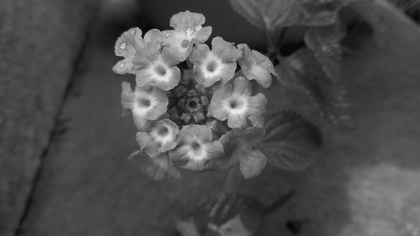
%> input picture dataset/flower11.jpeg (made grey), 420 x 236 px, shrunk from 1280 x 720 before the run, given in place of a1.jpg.jpg, which was not available
$ octave imagenhancement.m   (GNU Octave 9; MATLAB toolbox functions it lacks are replaced by stand-ins)
%> lines starting %> are read from the running program, lines starting %| are printed output that depends on the picture; in (x1, y1, x2, y2) boxes, pixels count from 0 and x2, y2 are one past the last pixel; in counts of white or black regions, pixels touching at a corner belong together; the program's own positions count from 1; pictures that were not available may be replaced by others from this repository, and a replacement may not be noted
%%load a image
I = imread("a1.jpg.jpg");
%> I is the input picture: size 236x420 uint8; min 3, max 237, mean 77.1
%%convert rgb image into grey level image
img =rgb2gray(I);
%%display image
figure(1);
subplot(2,2,1);imshow(I);title('original color image');
%%display histogram of the image
subplot(2,2,2);imhist(I);title('Histogram of color image');
subplot(2,2,3);imshow(img);title('grey level image');
subplot(2,2,4);imhist(img);title('Histogram of grey level image');
%%spitial domain enhancement - brightness adjust operations
R = imadjust(img);
figure(2);
subplot(2,2,1);imshow(img);
title('grey level image ');
subplot(2,2,2);imhist(img);
title('histogram of grey level image');
subplot(2,2,3);imshow(R);
title('grey image after brightness adjusted');
subplot(2,2,4);imhist(R);
title('histogram after brightness adjusted');
R = img+60;
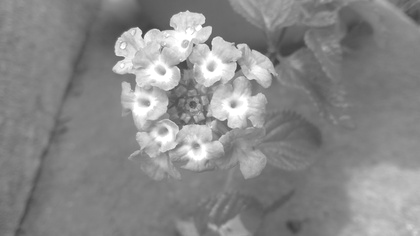
%> R: size 236x420 uint8; min 63, max 255, mean 136.9
figure(3);
subplot(2,2,1);imshow(img);
title('grey level image ');
subplot(2,2,2);imhist(img);
title('histogram of grey level image');
subplot(2,2,3);imshow(R);
title('grey image after brightness adjusted');
subplot(2,2,4);imhist(R);
title('histogram after brightness adjusted');
R = img-60;
figure(4);
subplot(2,2,1);imshow(img);
title('grey level image ');
subplot(2,2,2);imhist(img);
title('histogram of grey level image');
subplot(2,2,3);imshow(R);
title('grey image after brightness adjusted');
subplot(2,2,4);imhist(R);
title('histogram after brightness adjusted');
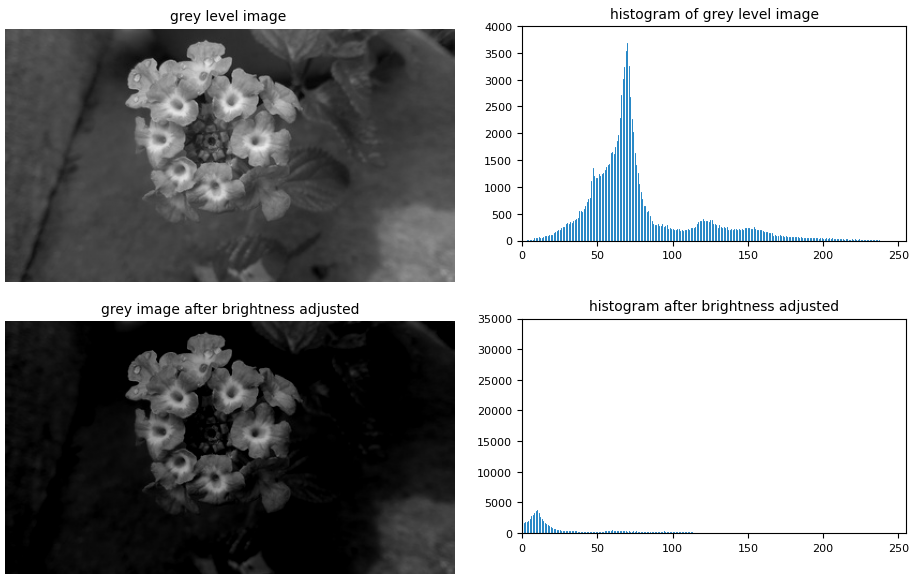
%> figure redrawn from the program's plot data, 4 panels
%%image negative
figure(5);
t = 255-img;
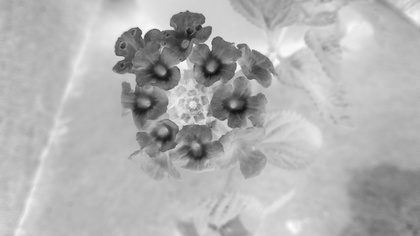
%> t: size 236x420 uint8; min 18, max 252, mean 177.9
subplot(1,2,1),imshow(img),title('grey image');
subplot(1,2,2),imshow(t),title('image negative');
%%Histogram euqlization
figure(6);
P = histeq(img);
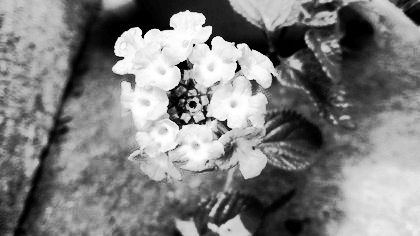
%> P: size 236x420 uint8; min 0, max 255, mean 127.5
subplot(2,2,1),imshow(img),title('grey image');
subplot(2,2,2),imshow(P),title('After histogram equlization');
subplot(2,2,3),imhist(img),title('grey image histogram');
subplot(2,2,4),imhist(P),title('After histogram equalization');
%%point processing technique
figure(7);
gamma = 1.1;
d = double(img).^gamma;
subplot(2,2,1),imshow(img),title('grey image');
subplot(2,2,2),imshow(uint8(d)),title('powerlaw transformation');
subplot(2,2,3),imhist(img),title('grey image histogram');
subplot(2,2,4),imhist(uint8(d)),title('After powerlaw transform');
%> after `title('After powerlaw transform')`:
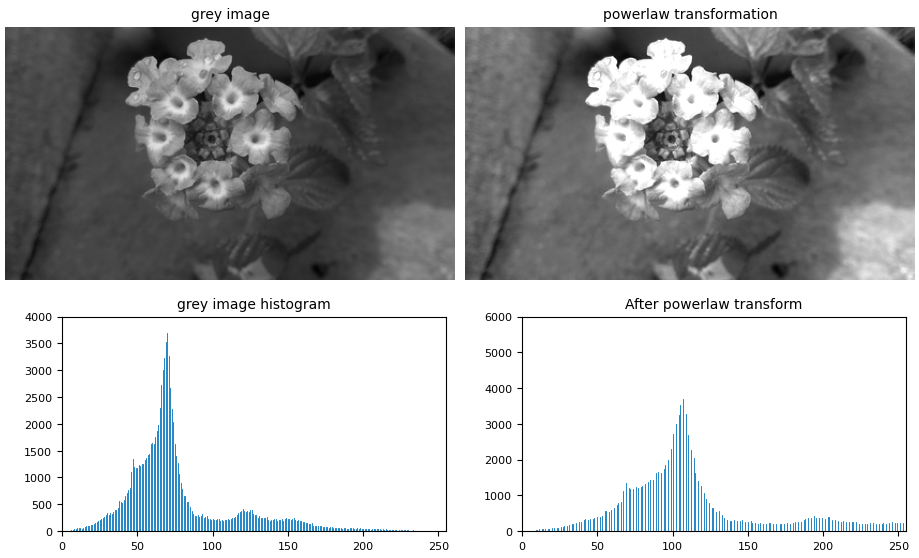
%> figure redrawn from the program's plot data, 4 panels
%%threshold
figure(8);
img =img(:,:,1);
[x,y]=size(img);
%> x = 236; y = 420
e1=input('enter upper threshold parameter');
%> the answer given: 100
for i=1:x
 for j=1:y
 if img(i,j)<e1
 b(i,j)=0;
 else
 b(i,j)=255;
 end
 end
end
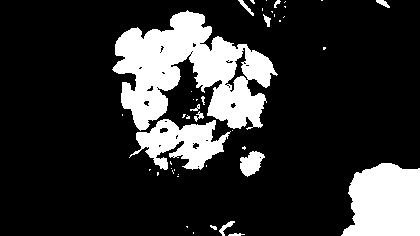
%> b: size 236x420 double; 19% white; 44 white regions (30 under 20 px), largest, box (x1, y1, x2, y2) and area: (112, 10, 278, 131) 10459, (341, 163, 420, 236) 4730, (129, 119, 231, 170) 2710
for i=1:x
 for j=1:y
 c(i,j)=img(i,j) & b(i,j);
 end
end
subplot(2,2,1),imshow(img),title('grey image');
subplot(2,2,2),imshow(b),title('threshold image');
subplot(2,2,3),imshow(c),title('superimposed image');
%%converting grey level image into binary image
figure(9);
level =0.5;
Ithresh = im2bw(img,level);
%> Ithresh: size 236x420 logical; 11.2% white; 38 white regions (28 under 20 px), largest, box (x1, y1, x2, y2) and area: (113, 10, 248, 128) 6506, (137, 119, 225, 167) 1701, (207, 77, 264, 128) 1372
imshowpair(I,Ithresh,'montage');
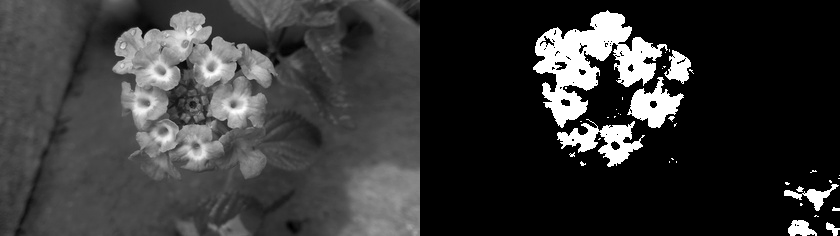
%> displayed picture: size 236x840, on the screen's scale of 0 to 255; min 0, max 255, mean 54.7
%%Entropy
E = entropy(img);
%> E = 6.72
E
%> E = 6.72
%%PSNR
B = double(I);
U = double(img);
[x,y] = size(B);
error = B-U;
%> error: size 236x420 double; every value is 0
MSE=sum(sum(error.*error))/(x*y);
%> MSE = 0
if(MSE>0)
 PSNR = 10*log(255*255/MSE)/log(10)
else
 PSNR=99
end
error
MSE
%> MSE = 0
PSNR
%%%%%%%%%%%%%%%%%%%%%%

$ run again, on dataset/flower12.jpeg (made grey)
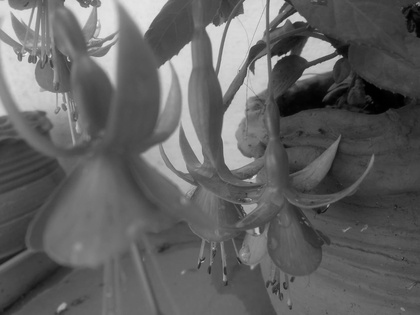
%> input picture dataset/flower12.jpeg (made grey), 420 x 315 px, shrunk from 1280 x 960 before the run, given in place of a1.jpg.jpg, which was not available
%> I is the input picture: size 315x420 uint8; min 0, max 241, mean 97.8
%> after the loop `for i=1:x`:
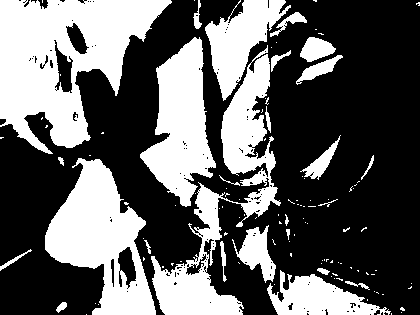
%> b: size 315x420 double; 38.1% white; 118 white regions (92 under 20 px), largest, box (x1, y1, x2, y2) and area: (0, 0, 172, 154) 14455, (151, 45, 281, 315) 9204, (45, 158, 156, 315) 8894
%> Ithresh: size 315x420 logical; 15.8% white; 92 white regions (67 under 20 px), largest, box (x1, y1, x2, y2) and area: (0, 0, 81, 146) 5126, (142, 41, 204, 198) 4266, (64, 0, 169, 88) 3449
%> `imshowpair(I,Ithresh,'montage');`:
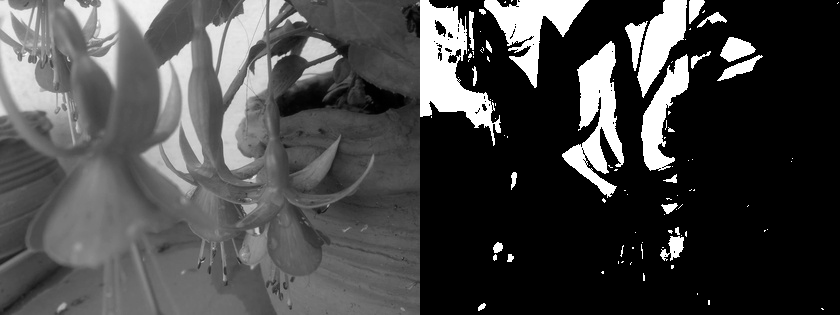
%> displayed picture: size 315x840, on the screen's scale of 0 to 255; min 0, max 255, mean 71.9
%> `E = entropy(img);`: E = 7.14
%> error: size 315x420 double; every value is 0
%> `MSE=sum(sum(error.*error))/(x*y);`: MSE = 0

$ run again, on dataset/flower13.jpeg (made grey)
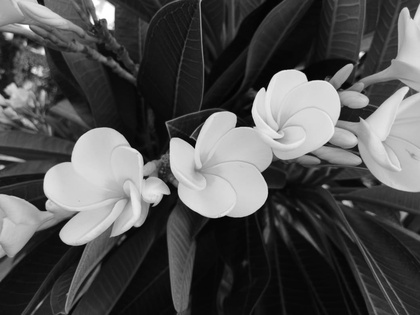
%> input picture dataset/flower13.jpeg (made grey), 420 x 315 px, shrunk from 1040 x 780 before the run, given in place of a1.jpg.jpg, which was not available
%> I is the input picture: size 315x420 uint8; min 0, max 255, mean 81.4
%> after the loop `for i=1:x`:
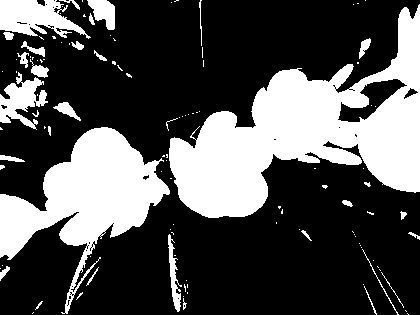
%> b: size 315x420 double; 31.5% white; 114 white regions (82 under 20 px), largest, box (x1, y1, x2, y2) and area: (169, 4, 420, 218) 23154, (0, 127, 170, 314) 12163, (0, 0, 91, 39) 2090
%> Ithresh: size 315x420 logical; 28.1% white; 65 white regions (48 under 20 px), largest, box (x1, y1, x2, y2) and area: (169, 4, 420, 218) 22413, (0, 127, 170, 258) 11331, (0, 0, 83, 33) 1242
%> `imshowpair(I,Ithresh,'montage');`:
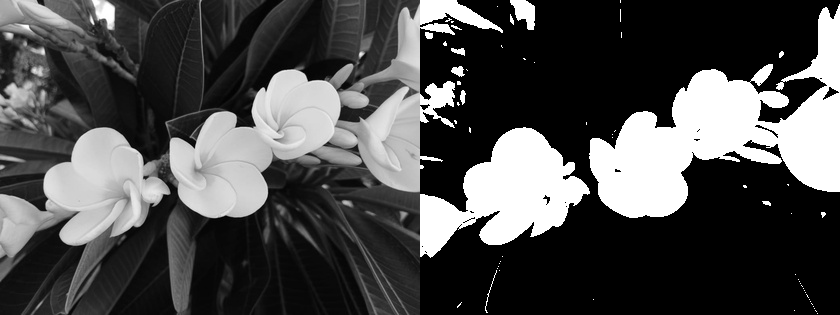
%> displayed picture: size 315x840, on the screen's scale of 0 to 255; min 0, max 255, mean 76.6
%> `E = entropy(img);`: E = 7.23
%> error: size 315x420 double; every value is 0
%> `MSE=sum(sum(error.*error))/(x*y);`: MSE = 0
